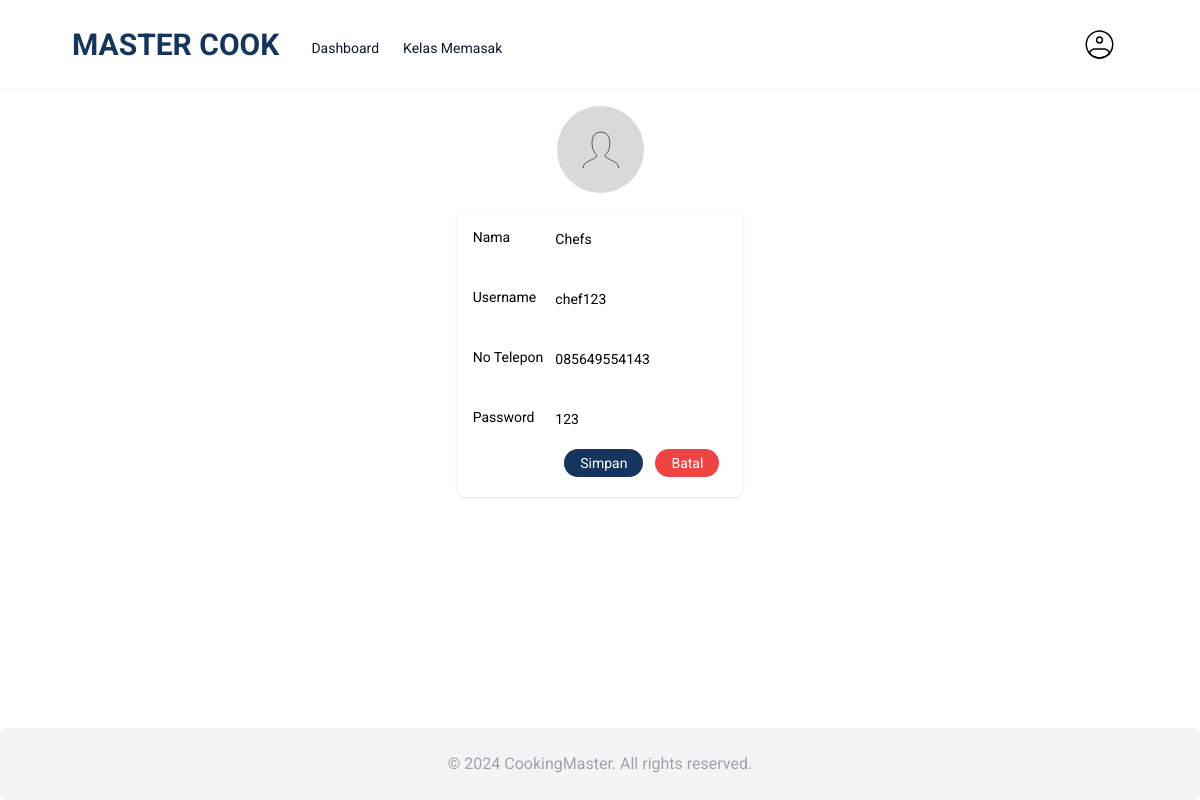
The app's page /master-cook/pengguna-edit-profil (signed in) with its own data.
### tables this page shows
CREATE TABLE `user` (
  `id` int NOT NULL,
  `username` varchar(60) NOT NULL,
  `nama` varchar(100) NOT NULL,
  `no_telp` varchar(20) NOT NULL,
  `password` varchar(255) NOT NULL,
  `role` enum('admin','chef','pengguna','') NOT NULL,
  `status` tinyint(1) NOT NULL
);

### app/View.php (called while the page is built, shortened)
<?php
class View
{
    public static function set(string $page, array $data=[]): void
    {
        extract($data);
        include 'app/Views/'.$page.'.php';
    }
}
?>

### app/controllers/ProfilController.php (called while the page is built, shortened)
<?php
class ProfilController
{
    public function penggunaEditProfil()
    {
        $muser = new User();
        $user = $muser->find($_SESSION['id']);
        View::set('pengguna/ubah-profil-pengguna',['user' => $user]);
    }
}
?>

### index.php (called while the page is built, shortened)
<?php
Router::run();
?>

### app/models/user.php (called while the page is built, shortened)
<?php
class User
{
    private $db;
    private $table = 'user';
    public function __construct() {
        $this->db = new Database();
    }
    public function find($value,$column = 'id')
    {
        return $this->db->readOne($this->table,[$column,'=',$value]);
    }
}
?>

### app/Database.php (called while the page is built, shortened)
<?php
class Database
{
    private string $driver = 'mysql';
    private string $host = 'localhost';
    private string $dbname = 'master_cook';
    private string $name = 'root';
    private string $password = '';
    protected \PDO|null $connection = null;
    private function connect(): void
    {
        try {
            $connection = new \PDO($this->driver . ':'.'host=' . $this->host .';dbname=' . $this->dbname, $this->name, $this->password);
            $this->connection = $connection;
        } catch (\PDOException $e) {
            throw $e;
        }
    }
    private function close(): void
    {
        $this->connection = null;
    }
    public function executeQuery(string $sql, array $data = [], bool $fetch_all = false): array|bool
    {
        $this->connection->setAttribute(\PDO::ATTR_ERRMODE, \PDO::ERRMODE_EXCEPTION);
        $statement = $this->connection->prepare($sql);
        $statement->execute($data);
        if($fetch_all) {
            $result = $statement->fetchAll(\PDO::FETCH_ASSOC);
        } else {
            $result = $statement->fetch(\PDO::FETCH_ASSOC);
        }
        return $result;
    }
    public function readOne(string $table, array $condition = [], string $columns = '*'): array|false
    {
        try {
            $sql = "SELECT ". $columns ." FROM $table WHERE ". $condition[0] . " " . $condition[1] . " :" . $condition[0] ." ;";
            $data = [$condition[0] => $condition[2]];
            $result = $this->executeQuery($sql,$data);
            return $result?? null;
        } catch (\PDOException $e) {
            throw $e;
        }
    }
}
?>

### app/views/pengguna/ubah-profil-pengguna.php (the view, shortened to what this page needs)
<!DOCTYPE html>
<html lang="en">
<head>
    <link href="../master-cook/public/dist/output.css" rel="stylesheet">
</head>
<body class="font-roboto">
    <?php $baseurl = '/master-cook/' ?>
    <header class="sticky inset-0 z-50 border-b border-slate-100 bg-white/80 backdrop-blur-lg">
        <nav class="mx-auto flex max-w-6xl gap-8 px-6 transition-all duration-200 ease-in-out lg:px-12 py-4">
            <div class="relative flex items-center">
                <h1 class="justify-center text-3xl font-bold text-light-logo cursor-pointer">MASTER COOK</h1>
            </div>
            <ul class="hidden items-center justify-center gap-6 md:flex">
            <li class="pt-1.5 font-dm text-sm font-normal text-slate-900">
                    <a href="<?=$baseurl . 'pengguna-dashboard'?>">Dashboard</a>
                </li>
                <li class="pt-1.5 font-dm text-sm font-normal text-slate-900">
                    <a href="<?=$baseurl . 'pengguna-kelas-memasak'?>">Kelas Memasak</a>
                </li>
            </ul>
            <div class="flex-grow"></div>
            <a href="<?=$baseurl . 'pengguna-profil'?>" class="hidden items-center justify-center gap-10 md:flex">
                <img src="./image/user1.svg" alt="" class="w-full h-[50%]">
            </a>
        </nav>
    </header>
    <div class="bg-white p-4 flex justify-center">
        <div class="max-w-6xl text-center">
            <img src="./image/profil.svg" alt="" class="mx-auto w-3/5">
        </div>
    </div>
    <div class="flex space-x-4 justify-center ">
        <div class="bg-white overflow-hidden shadow rounded-lg ">
        <form action="<?=$baseurl . 'pengguna-edit-profil'?>" method="POST" class="px-4 py-2">
                <div class="justify-between items-center flex">
                    <label class="block text-sm font-normal leading-5  text-black">Nama</label>
                    <div class="mt-1 relative rounded-md">
                        <input id="nama" name="nama" type="text" value="<?=$user['nama']?>" class="appearance-none block w-full px-3 py-2 rounded-md placeholder-gray-400 focus:outline-none transition duration-150 ease-in-out sm:text-sm sm:leading-5">
                    </div>
                </div>
                <div class="justify-between mt-5 items-center flex">
                    <label class="block text-sm font-normal leading-5  text-black">Username</label>
                    <div class="mt-1 relative rounded-md">
                        <input id="username" name="username" value="<?=$user['username']?>" type="text" class="appearance-none block w-full px-3 py-2 rounded-md placeholder-gray-400 focus:outline-none transition duration-150 ease-in-out sm:text-sm sm:leading-5">
                    </div>
                </div>
                <div class="justify-between mt-5 items-center flex">
                    <label class="block text-sm font-normal leading-5  text-black">No Telepon</label>
                    <div class="mt-1 relative rounded-md">
                        <input id="telp" name="telp" type="number" value="<?=$user['no_telp']?>" class="appearance-none block w-full px-3 py-2 rounded-md placeholder-gray-400 focus:outline-none transition duration-150 ease-in-out sm:text-sm sm:leading-5">
                    </div>
                </div>
                <div class="justify-between mt-5 items-center flex">
                    <label class="block text-sm font-normal leading-5  text-black">Password</label>
                    <div class="mt-1 relative rounded-md">
                        <input id="text" name="password" value="<?=$user['password']?>" type="text" class="appearance-none block w-full px-3 py-2 rounded-md placeholder-gray-400 focus:outline-none transition duration-150 ease-in-out sm:text-sm sm:leading-5">
                    </div>
                </div>
                <div class="py-3 px-2 flex justify-end">
                    <button type="submit"
                        class="mr-3 text-sm bg-light-logo hover:bg-blue-900 text-white py-1 px-4 rounded-full focus:outline-none focus:shadow-outline">Simpan</button>
                    <a href="<?=$baseurl . 'pengguna-profil'?>"
                        class="text-sm bg-red-500 hover:bg-red-700 text-white py-1 px-4 rounded-full focus:outline-none focus:shadow-outline ">Batal</a>
                </div>
            </form>
        </div>
    </div>
    <div class=" rounded-lg w-full bg-gray-100 text-center items-end absolute inset-x-0 bottom-0">
        <h1 class="py-6 text-base font-normal text-gray-400 text-center ">© 2024 CookingMaster. All rights reserved.</h1>
    </div>
</body>
</html>

### app/Router.php (shortened to what this page needs)
<?php
class Router
{
    private static array $routes = [];
    public static function add(string $method,
                               string $path,
                               string $controller,
                               string $function,
                               array  $middlewares = []): void
    {
        self::$routes[] = [
            'method' => $method,
            'path' => $path,
            'controller' => $controller,
            'function' => $function,
            'middlewares' => $middlewares
        ];
    }
    public static function run(): void
    {
        $path = '/master-cook/';
        if (isset($_SERVER['REQUEST_URI'])) $path = $_SERVER['REQUEST_URI'];
        $method = $_SERVER['REQUEST_METHOD'];
        foreach (self::$routes as $route) {
            $pattern = '#^' . $route['path'] . '$#';
            if (preg_match($pattern, $path, $variables) && $method == $route['method']) {
                $controller = new $route['controller'];
                $function = $route['function'];
                array_shift($variables);
                call_user_func_array([$controller, $function], $variables);
                return;
            }
        }
    }
}
?>

### records on screen
user: nama "Chefs", username "chef123", telp "085649554143", password "123"
